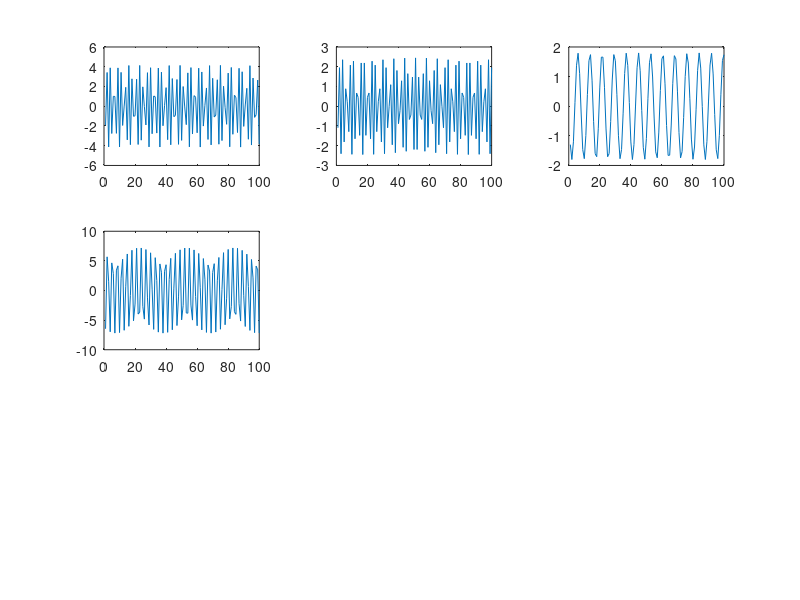
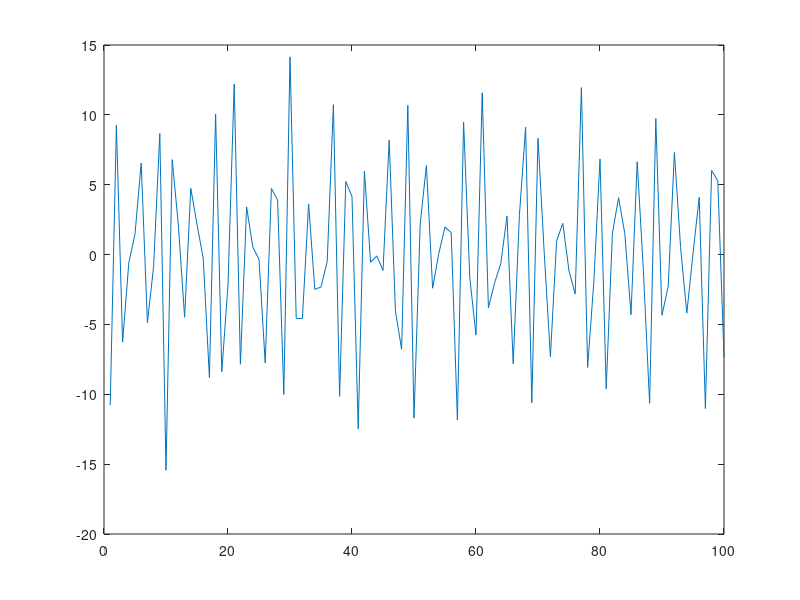

The MATLAB source for these figures, in order: (Note: this script raises an error after producing the figures.)
clc, clearvars

sum = zeros(1,100);
n = 4;

angularFrequency =  rand(1,n)*10;
phaseShift = rand(1,n)*5;
phaseShift = zeros(1,n);
amplitude = rand(1,n)*10;

perfectSquare = 1;
while 1 
   
    if (perfectSquare+1)^2 > n
        perfectSquare = perfectSquare+1;
        break
    end
     perfectSquare = perfectSquare+1;
    
    
end
disp(perfectSquare);

figure;

for i=1:n
    x = linspace(1,100);
    y = amplitude(i) * sin(angularFrequency(i) * x + phaseShift(i));
    subplot(perfectSquare,perfectSquare,i);
    plot(x,y);
    sum(1,:) = sum(1,:) + y;
end

figure;
x = linspace(1,100);
plot(x,sum);


reduced = zeros(n,n+1);
reduced(:,1)=1;
reduced(:,n+1) = amplitude;

for i=1:n
    for j=2:n
        if(mod(j,2)==0)
            reduced(i,j) = cos((j/2) * angularFrequency(i));
        else
            reduced(i,j) = sin((j-1)/2 * angularFrequency(i));
        end
    end
end

R = rref(reduced);

constants = R(:,n+1)';

temp = linspace(min(angularFrequency),max(angularFrequency),1000);
y = approx(constants, n, temp);
figure;
plot(temp,y);
hold("on");
plot(angularFrequency,amplitude, '.')




function r = approx(constants, n, space)
    r = zeros(1,length(space)) + constants(1);
    for i=1:n
        if(mod(i,2) == 0)
           r = r + (constants(i) .* cos(i/2 .* space));
        else
           r = r + (constants(i) .* sin((i-1)/2 .* space));
        end
    end
end

%%a
